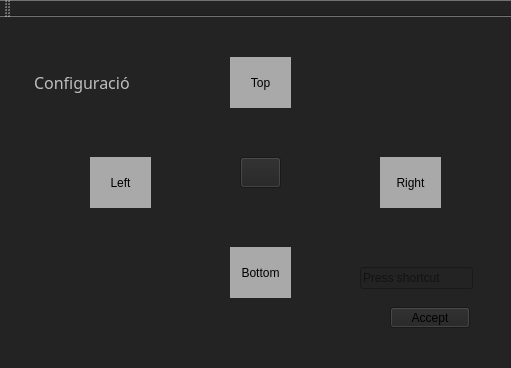
<?xml version="1.0" encoding="UTF-8"?>
<ui version="4.0">
 <class>MainWindow</class>
 <widget class="QMainWindow" name="MainWindow">
  <property name="geometry">
   <rect>
    <x>0</x>
    <y>0</y>
    <width>511</width>
    <height>368</height>
   </rect>
  </property>
  <property name="windowTitle">
   <string>MainWindow</string>
  </property>
  <property name="styleSheet">
   <string notr="true">background-color: qradialgradient(spread:pad, cx:0.579, cy:0.5, radius:0.761, fx:0.5, fy:0.5, stop:0 rgba(255, 178, 102, 255), stop:0.55 rgba(235, 148, 61, 255), stop:0.98 rgba(0, 0, 0, 255), stop:1 rgba(0, 0, 0, 0));
background-color: rgb(35, 35, 35);</string>
  </property>
  <widget class="QWidget" name="centralWidget">
   <widget class="QPushButton" name="top">
    <property name="geometry">
     <rect>
      <x>230</x>
      <y>40</y>
      <width>61</width>
      <height>51</height>
     </rect>
    </property>
    <property name="styleSheet">
     <string notr="true">border: 1px solid darkgray;
background-color: darkgray;</string>
    </property>
    <property name="text">
     <string>Top</string>
    </property>
   </widget>
   <widget class="QPushButton" name="left">
    <property name="geometry">
     <rect>
      <x>90</x>
      <y>140</y>
      <width>61</width>
      <height>51</height>
     </rect>
    </property>
    <property name="styleSheet">
     <string notr="true">border: 1px solid darkgray;
background-color: darkgray;</string>
    </property>
    <property name="text">
     <string>Left</string>
    </property>
   </widget>
   <widget class="QPushButton" name="right">
    <property name="geometry">
     <rect>
      <x>380</x>
      <y>140</y>
      <width>61</width>
      <height>51</height>
     </rect>
    </property>
    <property name="styleSheet">
     <string notr="true">border: 1px solid darkgray;
background-color: darkgray;</string>
    </property>
    <property name="text">
     <string>Right</string>
    </property>
   </widget>
   <widget class="QPushButton" name="bottom">
    <property name="geometry">
     <rect>
      <x>230</x>
      <y>230</y>
      <width>61</width>
      <height>51</height>
     </rect>
    </property>
    <property name="styleSheet">
     <string notr="true">border: 1px solid darkgray;
background-color: darkgray;</string>
    </property>
    <property name="text">
     <string>Bottom</string>
    </property>
   </widget>
   <widget class="QKeySequenceEdit" name="keySequenceEdit">
    <property name="geometry">
     <rect>
      <x>360</x>
      <y>250</y>
      <width>113</width>
      <height>22</height>
     </rect>
    </property>
   </widget>
   <widget class="QPushButton" name="config">
    <property name="geometry">
     <rect>
      <x>240</x>
      <y>140</y>
      <width>41</width>
      <height>31</height>
     </rect>
    </property>
    <property name="text">
     <string/>
    </property>
   </widget>
   <widget class="QLabel" name="config_label">
    <property name="enabled">
     <bool>false</bool>
    </property>
    <property name="geometry">
     <rect>
      <x>34</x>
      <y>50</y>
      <width>111</width>
      <height>31</height>
     </rect>
    </property>
    <property name="font">
     <font>
      <family>Acherus Grotesque</family>
      <pointsize>12</pointsize>
     </font>
    </property>
    <property name="text">
     <string>Configuració</string>
    </property>
   </widget>
   <widget class="QPushButton" name="accept">
    <property name="geometry">
     <rect>
      <x>390</x>
      <y>290</y>
      <width>80</width>
      <height>21</height>
     </rect>
    </property>
    <property name="text">
     <string>Accept</string>
    </property>
   </widget>
  </widget>
  <widget class="QMenuBar" name="menuBar">
   <property name="geometry">
    <rect>
     <x>0</x>
     <y>0</y>
     <width>511</width>
     <height>20</height>
    </rect>
   </property>
  </widget>
  <widget class="QToolBar" name="mainToolBar">
   <attribute name="toolBarArea">
    <enum>TopToolBarArea</enum>
   </attribute>
   <attribute name="toolBarBreak">
    <bool>false</bool>
   </attribute>
  </widget>
 </widget>
 <layoutdefault spacing="6" margin="11"/>
 <resources/>
 <connections/>
</ui>
